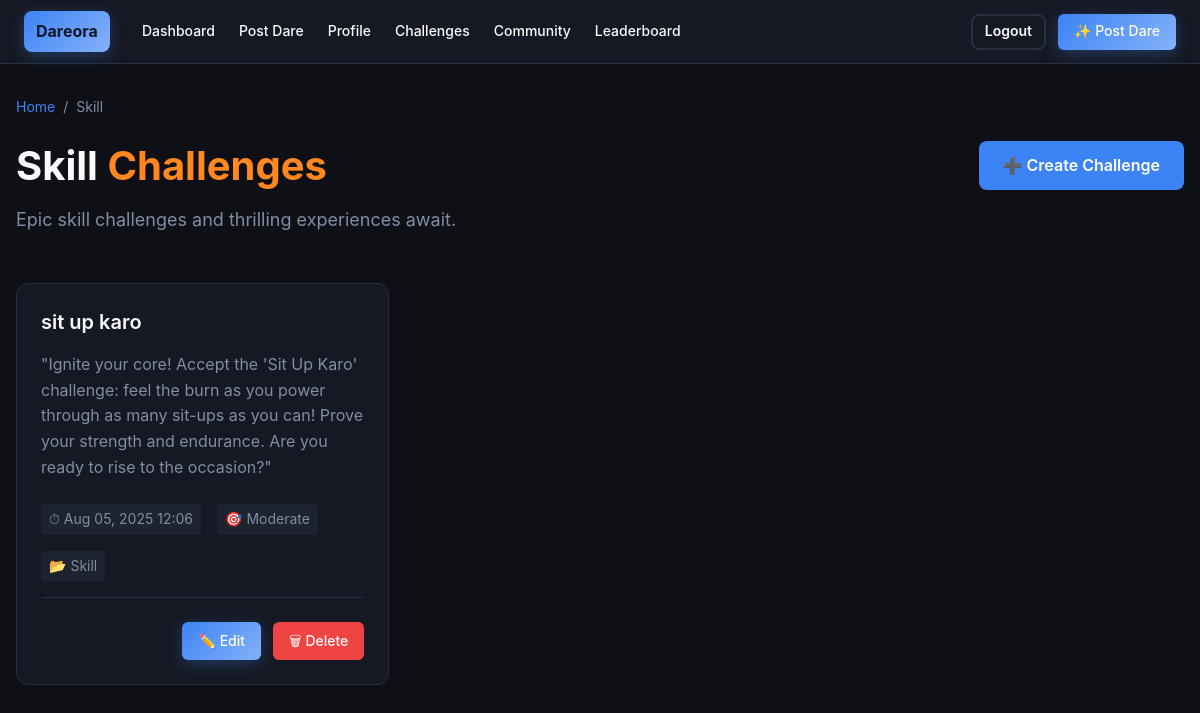
Page /explore/category/skill/ (signed in) on the committed database.
### postdare/models.py (models this page shows, shortened)
class Dare_project(models.Model):
    user = models.ForeignKey(User, on_delete=models.CASCADE, related_name='dares')
    dare_title = models.CharField(max_length=100)
    description = models.TextField(max_length=500)
    time_limit = models.DateTimeField(blank=True, null=True)
    category = models.CharField(max_length=50)
    difficulty = models.CharField(max_length=10, default='Moderate')
    tags = models.CharField(max_length=200, blank=True, null=True)
    created_at = models.DateTimeField(auto_now_add=True)
    updated_at = models.DateTimeField(auto_now=True)
    is_active = models.BooleanField(default=True)

### explore/views.py (the view)
# urls.py: path("category/<slug:category_slug>/", views.category_dares, name="category_dares"),
@login_required
def category_dares(request, category_slug):
    dares = Dare_project.objects.filter(category__iexact=category_slug).order_by('-id')
    print(f"Dares found for category '{category_slug}': {dares.count()}")
    for dare in dares:
        print(f"- {dare.dare_title}")
    return render(request, 'category_dares.html', {
        'dares': dares,
        'category': category_slug
    })

### templates/category_dares.html (shortened to what this page needs)
{% extends "base.html" %}
{% block body %}
<main class="main-content">
    <div class="container">
        <div class="page-header">
            <div class="header-content">
                <div class="breadcrumb">
                    <a href="{% url 'explore' %}">Home</a>
                    <span>/</span>
                    <span>{{ category|title }}</span>
                </div>
                <h1 class="page-title">{{ category|title }} <span class="title-highlight">Challenges</span></h1>
                <p class="page-subtitle">Epic {{ category|lower }} challenges and thrilling experiences await.</p>
            </div>
            <a href="{% url 'postdare' %}" class="create-btn">
                ➕ Create Challenge
            </a>
        </div>
        <div class="challenges-grid">
            {% for dare in dares %}
            <div class="challenge-card">
                <h3 class="challenge-title">{{ dare.dare_title }}</h3>
                <p class="challenge-description">{{ dare.description }}</p>
                <div class="challenge-meta">
                    {% if dare.time_limit %}
                    <span class="meta-item">⏱ {{ dare.time_limit|date:"M d, Y H:i" }}</span>
                    {% endif %}
                    {% if dare.difficulty %}
                    <span class="meta-item">🎯 {{ dare.difficulty }}</span>
                    {% endif %}
                    <span class="meta-item">📂 {{ dare.category|title }}</span>
                </div>
                <div class="card-actions">
                    {% if dare.user == request.user %}
                        <a href="{% url 'edit_dare' dare.id %}" class="btn-primary">✏️ Edit</a>
                        <a href="{% url 'delete_dare' dare.id %}" class="btn-secondary"
                           onclick="return confirm('Are you sure you want to delete this challenge?')">🗑 Delete</a>
                    {% else %}
                        <a href="{% url 'accept_dare' dare.id %}" class="btn-primary">🎯 Join Dare</a>
                    {% endif %}
                </div>
            </div>
            {% endfor %}
        </div>
    </div>
</main>
{% endblock %}

### templates/base.html (style rules this page uses)
* { margin: 0; padding: 0; box-sizing: border-box; }
:root { --background: hsl(220, 23%, 7%); --foreground: hsl(210, 40%, 98%); --card: hsl(222, 23%, 11%); --card-foreground: hsl(210, 40%, 98%); --primary: hsl(217, 91%, 60%); --primary-foreground: hsl(222.2, 47.4%, 11.2%); --secondary: hsl(222, 23%, 15%); --secondary-foreground: hsl(210, 40%, 98%); --muted: hsl(222, 23%, 15%); --muted-foreground: hsl(215.4, 16.3%, 56.9%); --border: hsl(222, 23%, 20%); --radius: 0.75rem; }
body { font-family: -apple-system, BlinkMacSystemFont, 'Segoe UI', 'Roboto', 'Oxygen', 'Ubuntu', 'Cantarell', sans-serif; background-color: var(--background); color: var(--foreground); line-height: 1.5; min-height: 100vh; }
.btn-primary { background: linear-gradient(135deg, var(--primary), hsl(217, 91%, 75%)); color: var(--primary-foreground); border: none; box-shadow: 0 4px 15px rgba(59, 130, 246, 0.3); }
.main-content { position: relative; }

### templates/category_dares.html (style rules this page uses)
* { margin: 0; padding: 0; box-sizing: border-box; }
:root { --background: hsl(220, 23%, 7%); --foreground: hsl(210, 40%, 98%); --card: hsl(222, 23%, 11%); --card-foreground: hsl(210, 40%, 98%); --primary: hsl(217, 91%, 60%); --secondary: hsl(222, 23%, 15%); --muted: hsl(222, 23%, 15%); --muted-foreground: hsl(215.4, 16.3%, 56.9%); --border: hsl(222, 23%, 20%); --radius: 0.75rem; --orange: hsl(28, 100%, 56%); --purple: hsl(271, 81%, 56%); --success: #10b981; --danger: #ef4444; }
body { font-family: -apple-system, BlinkMacSystemFont, 'Segoe UI', 'Roboto', sans-serif; background-color: var(--background); color: var(--foreground); line-height: 1.6; }
.main-content { min-height: 100vh; padding: 2rem 0; }
.container { max-width: 1200px; margin: 0 auto; padding: 0 1rem; }
.page-header { display: flex; justify-content: space-between; align-items: center; margin-bottom: 3rem; flex-wrap: wrap; gap: 1rem; }
.header-content { flex: 1; }
.breadcrumb { display: flex; align-items: center; gap: 0.5rem; margin-bottom: 1rem; font-size: 0.875rem; color: var(--muted-foreground); }
.breadcrumb a { color: var(--primary); text-decoration: none; }
.page-title { font-size: 2.5rem; font-weight: bold; margin-bottom: 0.5rem; }
.title-highlight { color: var(--orange); }
.page-subtitle { color: var(--muted-foreground); font-size: 1.125rem; }
.create-btn { background-color: var(--primary); color: white; padding: 0.75rem 1.5rem; border-radius: 0.5rem; text-decoration: none; font-weight: 600; transition: all 0.2s; display: inline-flex; align-items: center; gap: 0.5rem; }
.challenges-grid { display: grid; grid-template-columns: repeat(auto-fill, minmax(350px, 1fr)); gap: 1.5rem; margin-top: 2rem; }
.challenge-card { background-color: var(--card); border: 1px solid var(--border); border-radius: var(--radius); padding: 1.5rem; transition: transform 0.2s, border-color 0.2s; }
.challenge-title { font-size: 1.25rem; font-weight: 600; margin-bottom: 1rem; color: var(--foreground); line-height: 1.4; }
.challenge-description { color: var(--muted-foreground); margin-bottom: 1.5rem; line-height: 1.6; }
.challenge-meta { display: flex; flex-wrap: wrap; gap: 1rem; margin-bottom: 1.5rem; padding-bottom: 1rem; border-bottom: 1px solid var(--border); }
.meta-item { display: flex; align-items: center; gap: 0.25rem; font-size: 0.875rem; color: var(--muted-foreground); background-color: var(--muted); padding: 0.25rem 0.5rem; border-radius: 0.25rem; }
.card-actions { display: flex; gap: 0.75rem; justify-content: flex-end; }
.btn-primary, .btn-secondary { padding: 0.5rem 1rem; border-radius: 0.375rem; text-decoration: none; font-size: 0.875rem; font-weight: 500; transition: all 0.2s; display: inline-flex; align-items: center; gap: 0.25rem; }
.btn-primary { background-color: var(--primary); color: white; }
.btn-secondary { background-color: var(--danger); color: white; }

### rows in the picture
Dare_project: category "Skill", category "skill", dare_title "sit up karo", description "\"Ignite your core! Accept the 'Sit Up Karo' challenge: feel the burn as you power through as many sit-ups as you can! Prove your strength and endurance. Are you ready to rise to the occasion?\"", time_limit "Aug 05, 2025 12:06", difficulty "Moderate", shows "✏️ Edit"
